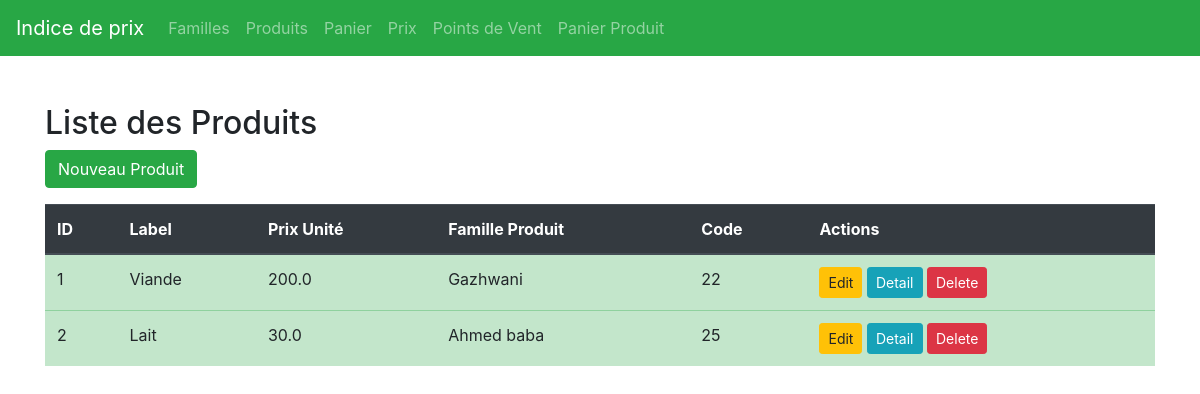
Screenshot of /produits/list/ with the database file from the repository.
### app_22240/models.py (models this page shows, shortened)
class Produit(models.Model):
    id = models.AutoField(primary_key=True)
    label = models.CharField(max_length=255)
    price_unit = models.FloatField(default=0)
    famille_produit = models.ForeignKey(Famille, on_delete=models.CASCADE)
    code = models.CharField(max_length=255,default=0)

class Famille(models.Model):
    nom = models.CharField(max_length=100)

### app_22240/views.py (the view)
# urls.py: path('produits/list/', views.ProduitList.as_view(), name='produit_list'),
class ProduitList(ListView):
    model = Produit

### app_22240/templates/app_22240/produit_list.html
{% extends 'base.html' %}
{% block content %}
<div class="container mt-5">
    <h2>Liste des Produits</h2>
    <a href="{% url 'produit_create' %}" class="btn btn-success mb-3">Nouveau Produit</a>
    <table class="table table-success">
        <thead class="thead-dark">
            <tr>
                <th>ID</th>
                <th>Label</th>
                <th>Prix Unité</th>
                <th>Famille Produit</th>
                <th>Code</th>
                <th>Actions</th>
            </tr>
        </thead>
        <tbody>
            {% for produit in produit_list %}
                <tr>
                    <td>{{ produit.id }}</td>
                    <td>{{ produit.label }}</td>
                    <td>{{ produit.price_unit }}</td>
                    <td>{{ produit.famille_produit.nom }}</td>
                    <td>{{ produit.code }}</td>
                    <td>
                        <a href="{% url 'produit_update' produit.pk %}" class="btn btn-warning btn-sm">Edit</a>
                        <a href="{% url 'produit_detail' produit.pk %}" class="btn btn-info btn-sm">Detail</a>
                        <a href="{% url 'produit_delete' produit.pk %}" class="btn btn-danger btn-sm">Delete</a>
                    </td>
                </tr>
            {% endfor %}
        </tbody>
    </table>
</div>
{% endblock %}

### rows the page displays
Produit: id "1", label "Viande", price_unit "200.0", famille_produit.nom "Gazhwani", code "22"
Produit: id "2", label "Lait", price_unit "30.0", famille_produit.nom "Ahmed baba", code "25"
